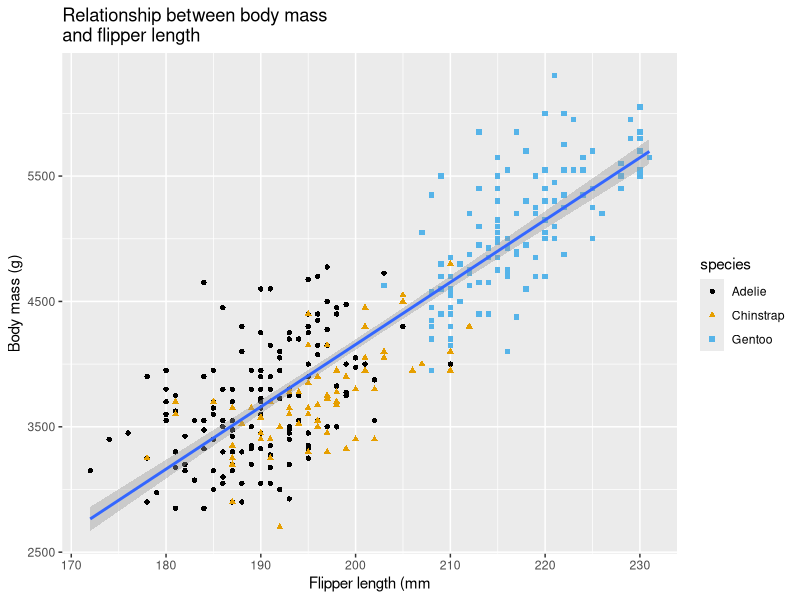
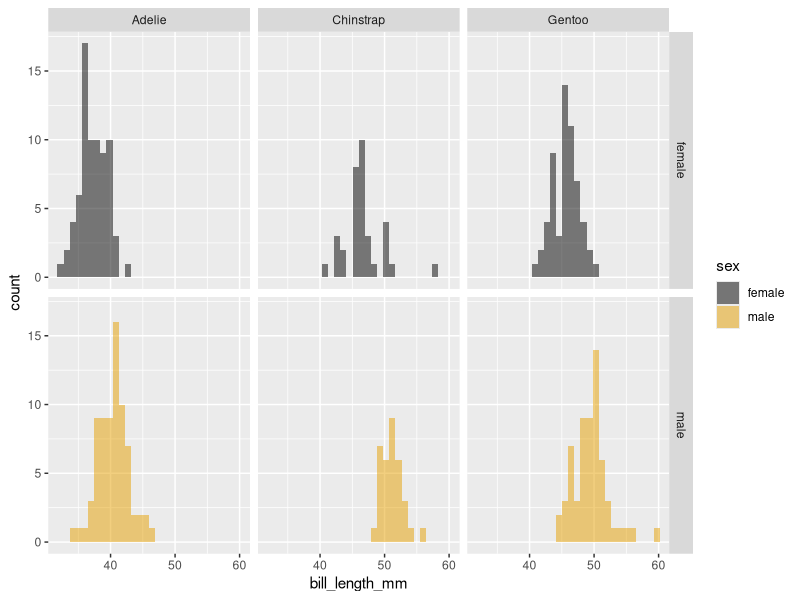
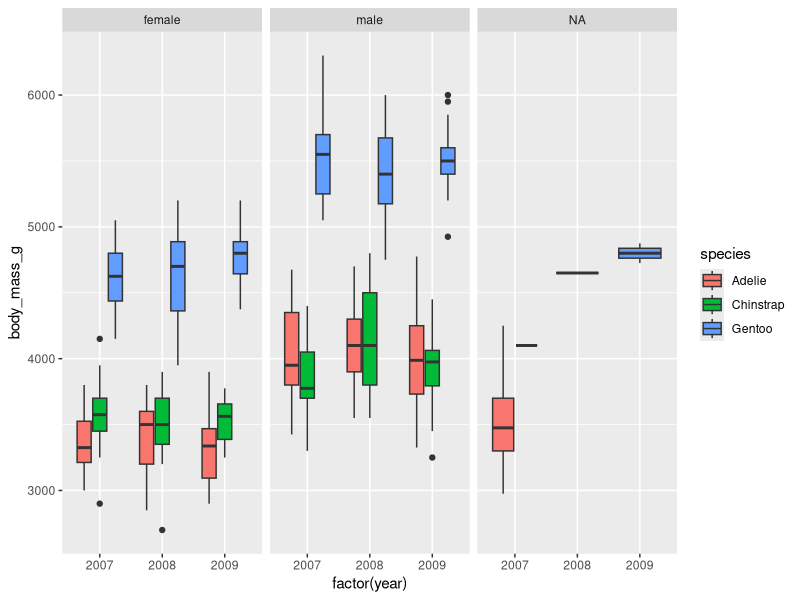
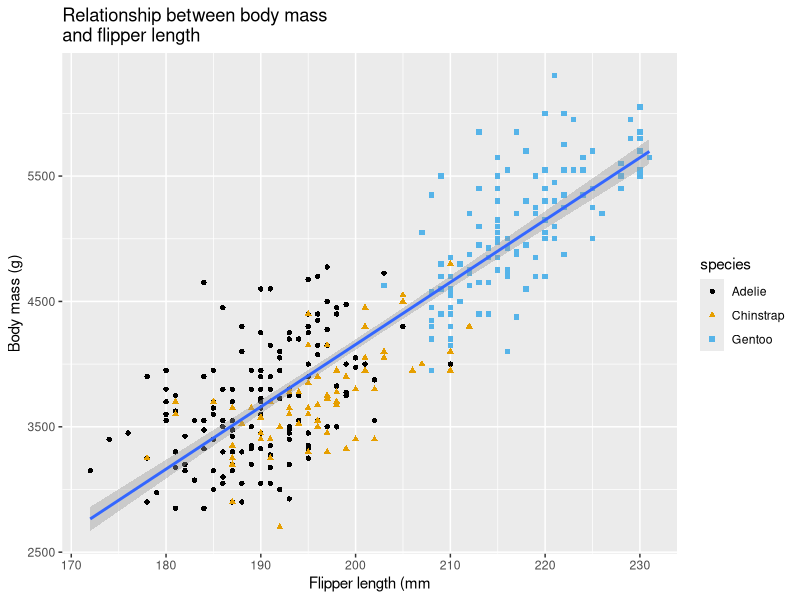

Generate these figures, in order, with R:
library(tidyverse)
library(palmerpenguins)
library(ggthemes)

#double(float) - integers that contain decimal points 
#tidy format: observations in rows, variables in columns 

penguins[,2]
penguins[,"island"]
penguins[,1:2]
penguins[,c("species", "island")]
penguins[2,c("species", "island")]
select(penguins, "island")

ggplot(
  data = penguins, 
  mapping = aes(
    x = flipper_length_mm, 
    y = body_mass_g,
    )
) +
  geom_point(mapping = aes(
    color = species,
    shape = species
    )
  ) + 
  scale_color_colorblind() + 
  #scale_color_manual(values = c("red", "green", "blue"))
  geom_smooth(method = "lm") +
  xlab("Flipper length (mm") + 
  ylab("Body mass (g)") + 
  ggtitle("Relationship between body mass \nand flipper length")

ggsave(filename = "~/qbb2024-answers/d1-afternoon/penguin-plot.pdf")

####
#seeing how bill length varies by sex

ggplot(data = penguins %>% filter(!is.na(sex)), mapping = 
         aes(x = bill_length_mm, 
             fill = sex)
       ) + 
         geom_histogram(
          #binwidth = 0.5 
          position = "identity", 
          alpha = 0.5
         ) +
  scale_fill_colorblind() + 
  facet_grid(sex ~ species)

#it seems bill length is related to sex, but you must look *within* species

#does body mass change over the years? 
ggplot(data = penguins, 
       mapping = aes(
         x = factor(year),
         y = body_mass_g, 
         fill = species
       )) + geom_boxplot() + 
  facet_grid(. ~ sex)
# not really


  





